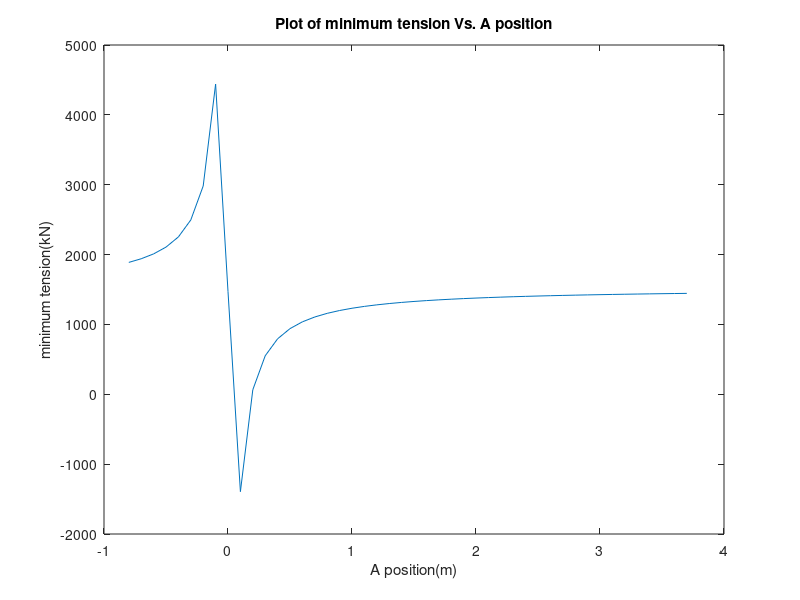
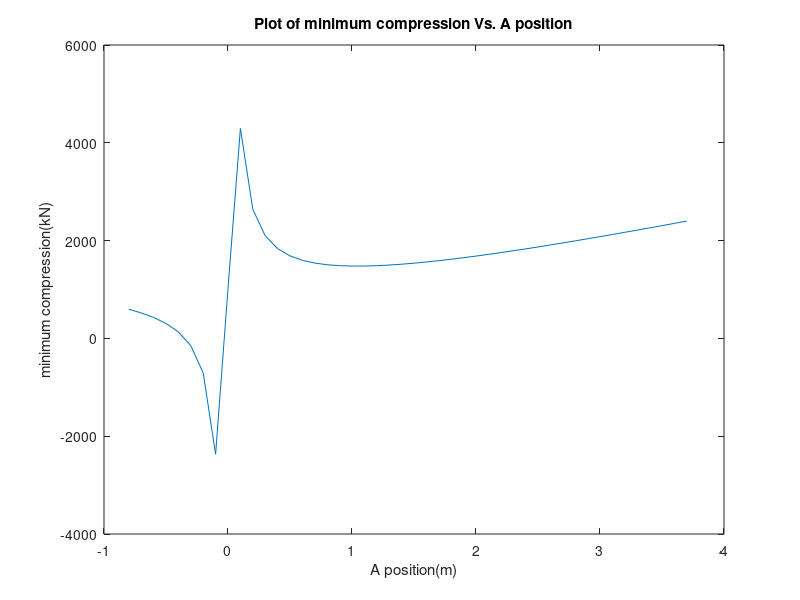
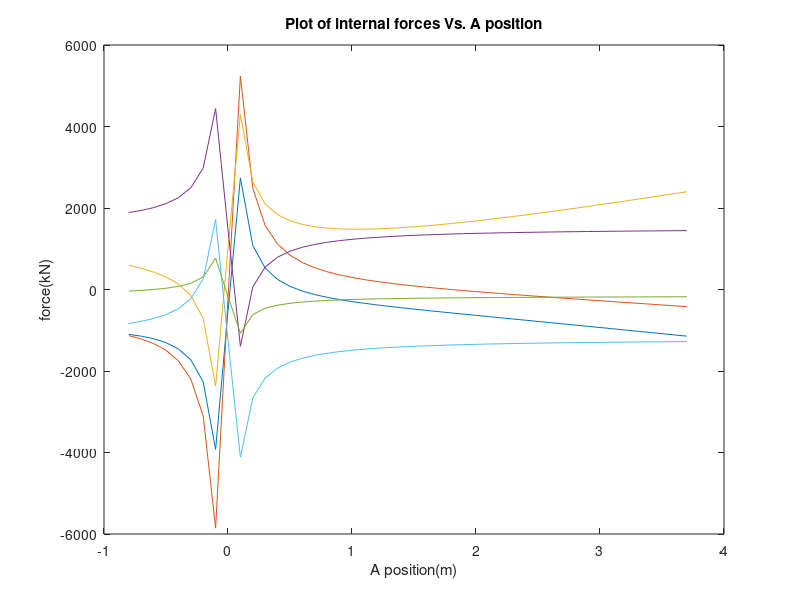

MATLAB code to generate these figures, in order:

zID = [1, 8, 7, 5, 1, 10, 1];

A = zID(2);
B = zID(3);
C = zID(4);
D = zID(5);
E = zID(6);
F = zID(7);
minT = [];
minC = [];
forces = [];

for i = -0.8:.1:3.7
    Apos = [1,1.5,i]; % [x,y,z] position of joint A
    Bpos = [2,0,0]; 
    Cpos = [1,3,0];
    Dpos = [0,0,0];
    AtoB = (Bpos-Apos)/norm(Bpos-Apos); % Unit vector from A to B
    AtoC = (Cpos-Apos)/norm(Cpos-Apos); % Unit vector from A to C
    AtoD = (Dpos-Apos)/norm(Dpos-Apos); % Unit vector from A to D
    DtoB = (Bpos-Dpos)/norm(Bpos-Dpos); % Unit vector from D to B
    DtoC = (Cpos-Dpos)/norm(Cpos-Dpos); % Unit vector from D to C
    BtoC = (Cpos-Bpos)/norm(Cpos-Bpos); % Unit vector from B to C

    FAx = -(D-A)*123;
    FAy = +(E-C)*123;
    FAz = -(F-B)*123;
    load_vals = [];
    


    % Order of unknowns x = [By;Bz;Cx;Cz;Dy;Dz;AB;AC;AD;BC;BD;CD];
    coeffs = [0,0,-1,0,0,0,zeros(1,6); % Frame equilibrium in x
            -1,0,0,0,-1,0,zeros(1,6); % Frame equilibrium in y
            0,-1,0,-1,0,-1,zeros(1,6); % Frame equilibrium in z
            0,0,0,-3,0,0,zeros(1,6); % Moment about D in x direction
            0,2,0,1,0,0,zeros(1,6); % Moment about D in y direction
            -2,0,3,0,0,0,zeros(1,6); % Moment about D in z direction
            zeros(1,6),AtoB(1),AtoC(1),AtoD(1),0,0,0; % summation of forces in x at A
            zeros(1,6),AtoB(2),AtoC(2),AtoD(2),0,0,0; % summation of forces in y at A
            zeros(1,6),AtoB(3),AtoC(3),AtoD(3),0,0,0; % summation of forces in z at A
            zeros(1,6),-AtoB(1),0,0,BtoC(1),-DtoB(1),0; % summation of forces in x at B
            -1,zeros(1,5),-AtoB(2),0,0,BtoC(2),-DtoB(2),0; % summation of forces in y at B
            0,0,-1,0,0,0,0,-AtoC(1),0,-BtoC(1),0,-DtoC(1)]; % summation of forces in x at C
    %         0,0,0,0,0,0,0,-AtoC(3),0,-BtoC(3),0,-DtoC(3)]; % summation in z direction
    constants = [-FAx;-FAy;-FAz;-1.5*FAz+3*FAy;FAz-3*FAx;-FAy+1.5*FAx;... constants for external loading
        -FAx;-FAy;-FAz;0;0;0]; % Constants from the external forces
    det(coeffs) % confirming that independent set of equations exist
    solution = coeffs\constants;

    minT = [minT, solution(9,1)]; %used min functions made in question 1 code is [findMinT, findMinTIndex] = minVec(solution(7:end,1))
    minC = [minC, solution(10,1)];
    forces = [forces, solution(7:end,1)];
end


plot(-0.8:.1:3.7,minC);
title('Plot of minimum tension Vs. A position')
xlabel('A position(m)') 
ylabel('minimum tension(kN)')
figure();

plot(-0.8:.1:3.7,minT);
title('Plot of minimum compression Vs. A position')
xlabel('A position(m)') 
ylabel('minimum compression(kN)')
figure()
plot(-0.8:.1:3.7,forces);
title('Plot of internal forces Vs. A position')
xlabel('A position(m)') 
ylabel('force(kN)')



function [minv, minvInd] = minVec(vec)
    minv = max(vec);
    i = 1;
    while i < height(vec)
        if minv > vec(i,1) && vec(i,1) > 0
            minv = vec(i,1);
            minvInd = i;
        end
        i = i + 1;
    end  
end

function [minv, minvInd] = minusminVec(vec)
    minv = min(vec);
    i = 1;
    while i < height(vec)
        if minv < vec(i,1) && vec(i,1) < 0
            minv = vec(i,1);
            minvInd = i;
        end
        i = i + 1;
    end  
end
